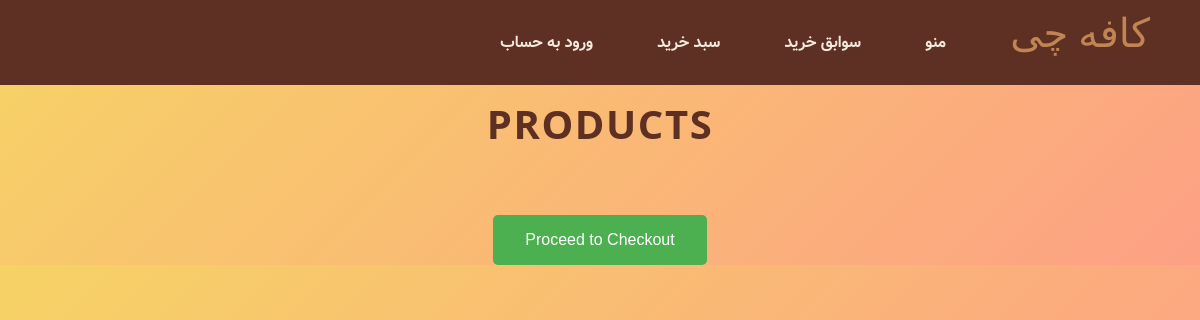
Page /products/CD/ on the earlier database version.
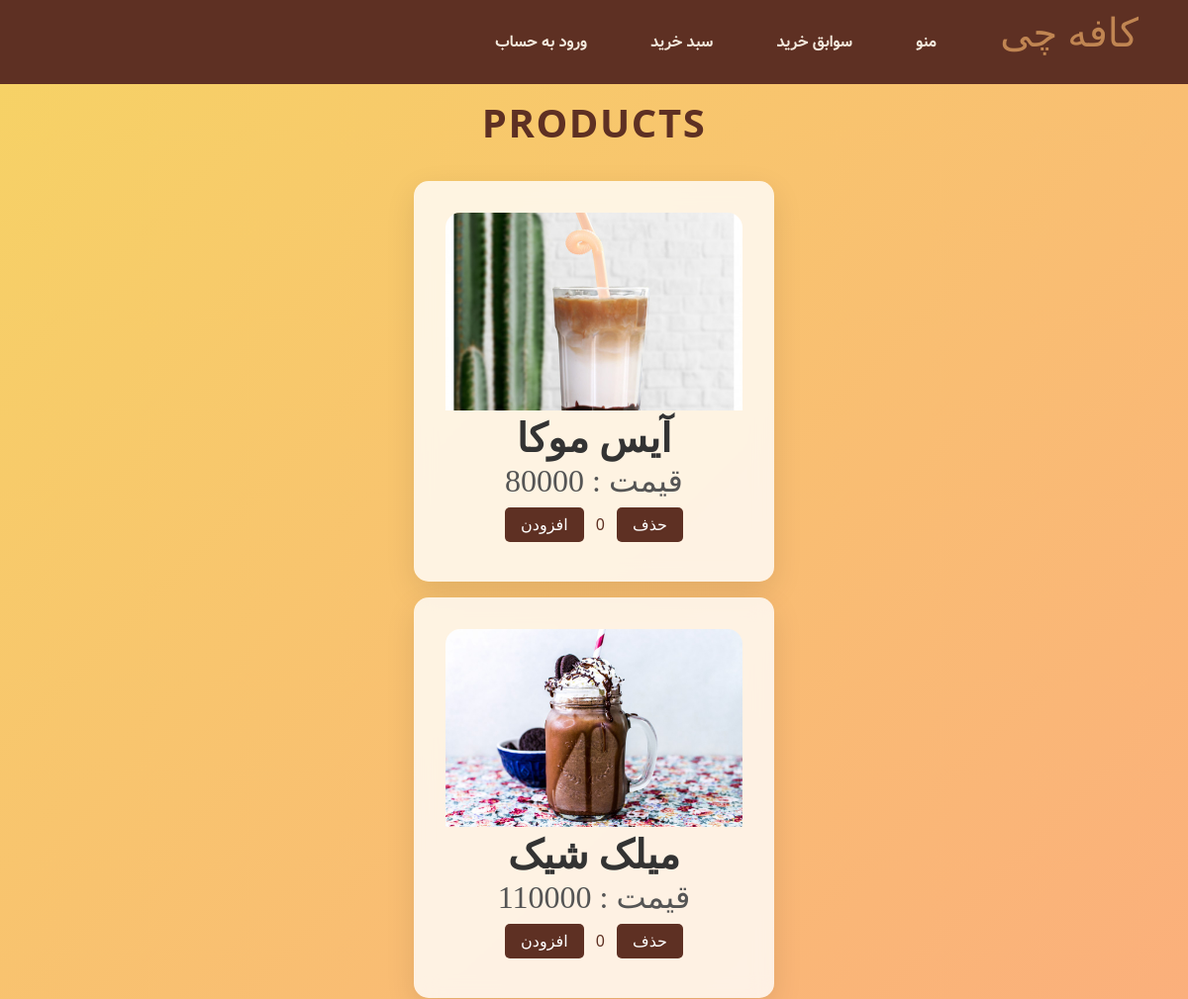
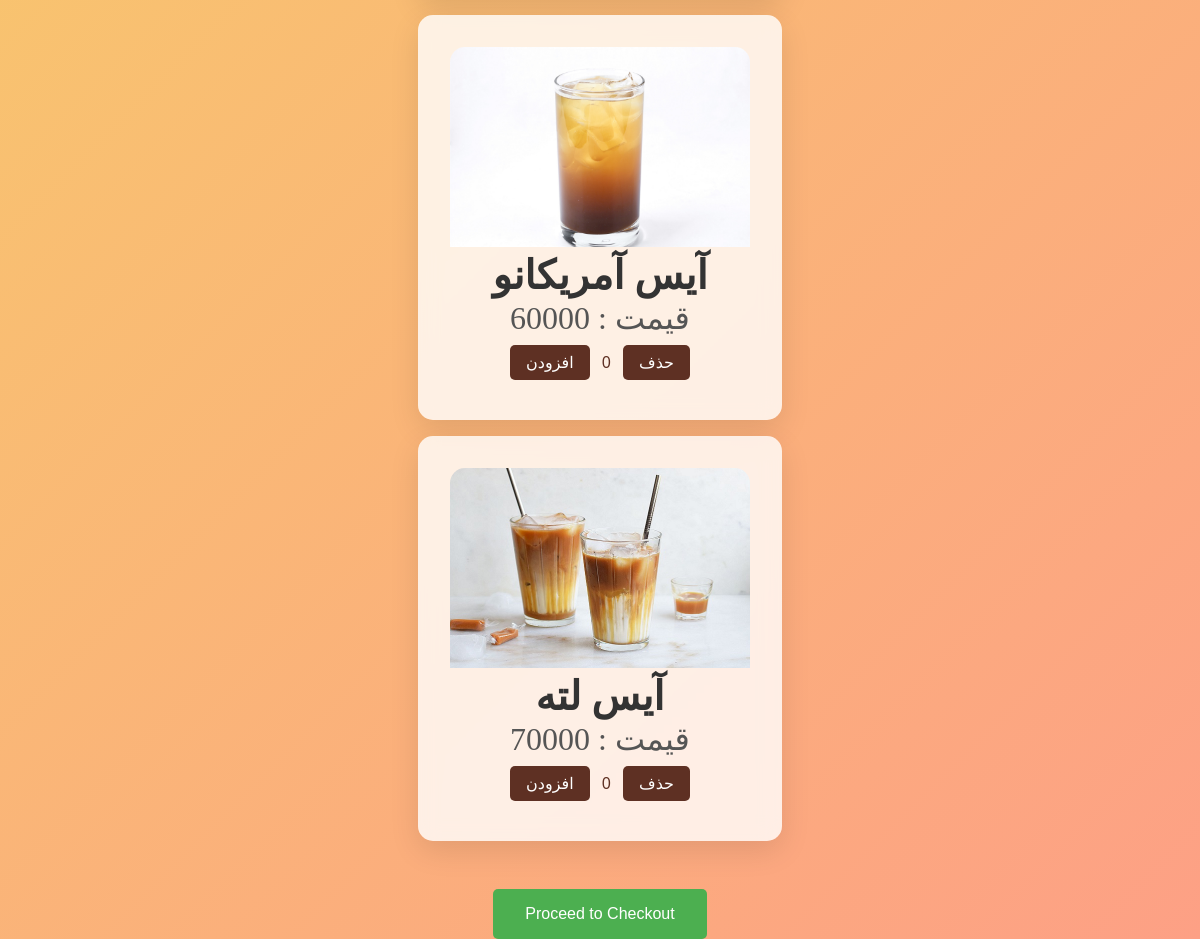
Same page on the later database version (2 pictures, top to bottom).
### main/models.py (models this page shows, shortened)
class Product(models.Model):
    HOT_DRINK = 'HOT DRINK'
    COLD_DRINK = 'COLD DRINK'
    CAKE = 'CAKE'
    ICE_CREAM = 'ICE CREAM'
    PRODUCT_CHOICES = [
        (HOT_DRINK, 'Hot Drink'),
        (COLD_DRINK, 'Cold Drink'),
        (CAKE, 'Cake'),
        (ICE_CREAM,'Ice Cream')
    ]
    id = models.AutoField(primary_key=True)
    name = models.CharField(max_length=255)
    sugar = models.IntegerField(validators=[max_integer_validator],default=0)
    Coffee = models.IntegerField(validators=[max_integer_validator],default=0)
    Flour = models.IntegerField(validators=[max_integer_validator],default=0)
    Chocolate = models.IntegerField(validators=[max_integer_validator],default=0)
    milk = models.IntegerField(validators=[max_integer_validator],default=0)
    vertical = models.CharField(max_length=10,choices=PRODUCT_CHOICES,default=HOT_DRINK)
    price = models.IntegerField(validators=[max_integer_validator],default=0)
    image = models.ImageField(upload_to='product_images',blank=True,null=True)
    sales_count = models.PositiveIntegerField(default=0,editable=False)

### main/views.py (the view)
# urls.py: path('products/<str:vertical>/', product_list_view, name='product_list'),
def product_list_view(request, vertical):
    products = Product.objects.filter(vertical=vertical)
    return render(request, 'product_list.html', {'products': products, 'vertical': vertical})

### templates/product_list.html (shortened to what this page needs)
<!DOCTYPE html>
<html lang="en">
<head>
    {% include "includes/base.html" %}
    <h2>Products</h2>
</head>
<body>
    {% load custom_filters %}
    {% for product in products %}
    <div class="product" data-id="{{ product.id }}" data-price="{{ product.price }}">
        <img src="{{ product.image.url }}" alt="{{ product.name }}" style="width:100%; border-radius: 15px 15px 0 0; max-height: 200px; object-fit: cover;">
        <h3>{{ product.name }}</h3>
        <p> {{ product.price }} : قیمت</p>
        <button class="add">افزودن</button>
        <span class="quantity" id="quantity-{{ product.id }}">0</span>
        <button class="remove">حذف</button>
    </div>
    {% endfor %}
    <form id="checkout-form" action="{% url 'checkout' %}" method="POST">
        <button type="submit">Proceed to Checkout</button>
    </form>
</body>
</html>

Differences in the rows shown:
added Product: image (picture), name "آیس موکا", price "80000"
added Product: image (picture), name "میلک شیک", price "110000"
added Product: image (picture), name "آیس آمریکانو", price "60000"
added Product: image (picture), name "آیس لته", price "70000"
